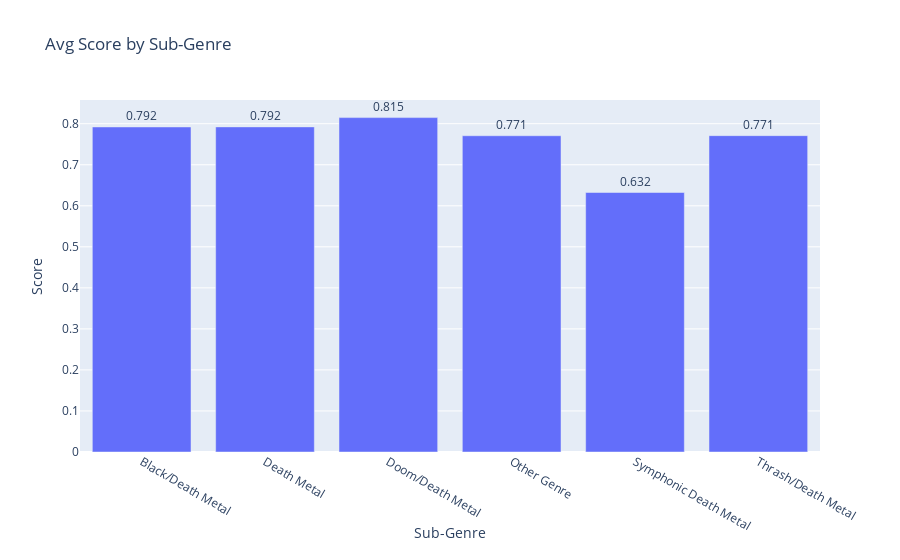

The code cell stored with this chart in its notebook:
### Code cell
data_plot = go.Bar(
    x=data.groupby('genre').agg({'score':'mean'})['score'].index,
    y=data.groupby('genre').agg({'score':'mean'})['score'].values,
    text=data.groupby('genre').agg({'score':'mean'}).round(3)['score'].values,
    textposition='outside'
)

layout = go.Layout(
    title='Avg Score by Sub-Genre',
    xaxis=dict(title='Sub-Genre'),
    yaxis={'title':'Score'}
)

fig = go.Figure(data=data_plot, layout=layout)

py.iplot(fig)

### Figure 1 — Plotly figure (JSON) as saved in the notebook; plotly's stock layout.template omitted (floating-point values rounded to 4 significant figures)
{"data": [{"text": [0.792, 0.792, 0.815, 0.771, 0.632, 0.771], "textposition": "outside", "type": "bar", "x": ["Black/Death Metal", "Death Metal", "Doom/Death Metal", "Other Genre", "Symphonic Death Metal", "Thrash/Death Metal"], "y": [0.7921, 0.7923, 0.8149, 0.7707, 0.6324, 0.7709]}], "layout": {"title": {"text": "Avg Score by Sub-Genre"}, "xaxis": {"title": {"text": "Sub-Genre"}}, "yaxis": {"title": {"text": "Score"}}}}
